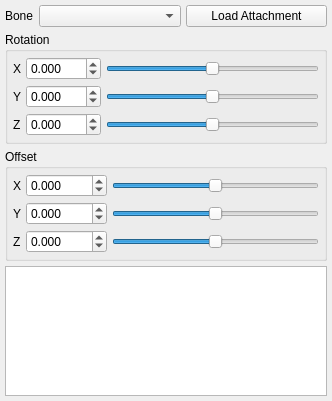
<?xml version="1.0" encoding="UTF-8"?>
<ui version="4.0">
 <class>AttachmentPanel</class>
 <widget class="QWidget" name="AttachmentPanel">
  <property name="geometry">
   <rect>
    <x>0</x>
    <y>0</y>
    <width>332</width>
    <height>401</height>
   </rect>
  </property>
  <property name="windowTitle">
   <string>Form</string>
  </property>
  <layout class="QVBoxLayout" name="verticalLayout_4">
   <property name="spacing">
    <number>5</number>
   </property>
   <property name="margin">
    <number>5</number>
   </property>
   <item>
    <layout class="QHBoxLayout" name="horizontalLayout_7">
     <item>
      <widget class="QLabel" name="label_7">
       <property name="sizePolicy">
        <sizepolicy hsizetype="Maximum" vsizetype="Preferred">
         <horstretch>0</horstretch>
         <verstretch>0</verstretch>
        </sizepolicy>
       </property>
       <property name="text">
        <string>Bone</string>
       </property>
      </widget>
     </item>
     <item>
      <widget class="QComboBox" name="mComboBones"/>
     </item>
     <item>
      <widget class="QPushButton" name="mButtonLoad">
       <property name="text">
        <string>Load Attachment</string>
       </property>
      </widget>
     </item>
    </layout>
   </item>
   <item>
    <widget class="QGroupBox" name="groupBox">
     <property name="title">
      <string>Rotation</string>
     </property>
     <layout class="QVBoxLayout" name="verticalLayout_3">
      <property name="spacing">
       <number>5</number>
      </property>
      <property name="margin">
       <number>5</number>
      </property>
      <item>
       <layout class="QVBoxLayout" name="verticalLayout">
        <item>
         <layout class="QHBoxLayout" name="horizontalLayout">
          <item>
           <widget class="QLabel" name="label">
            <property name="text">
             <string>X</string>
            </property>
           </widget>
          </item>
          <item>
           <widget class="QDoubleSpinBox" name="mSpinRotX">
            <property name="decimals">
             <number>3</number>
            </property>
            <property name="minimum">
             <double>-180.000000000000000</double>
            </property>
            <property name="maximum">
             <double>180.000000000000000</double>
            </property>
           </widget>
          </item>
          <item>
           <widget class="QSlider" name="mSliderRotX">
            <property name="minimum">
             <number>-180</number>
            </property>
            <property name="maximum">
             <number>180</number>
            </property>
            <property name="orientation">
             <enum>Qt::Horizontal</enum>
            </property>
           </widget>
          </item>
         </layout>
        </item>
        <item>
         <layout class="QHBoxLayout" name="horizontalLayout_2">
          <item>
           <widget class="QLabel" name="label_2">
            <property name="text">
             <string>Y</string>
            </property>
           </widget>
          </item>
          <item>
           <widget class="QDoubleSpinBox" name="mSpinRotY">
            <property name="decimals">
             <number>3</number>
            </property>
            <property name="minimum">
             <double>-180.000000000000000</double>
            </property>
            <property name="maximum">
             <double>180.000000000000000</double>
            </property>
           </widget>
          </item>
          <item>
           <widget class="QSlider" name="mSliderRotY">
            <property name="minimum">
             <number>-180</number>
            </property>
            <property name="maximum">
             <number>180</number>
            </property>
            <property name="orientation">
             <enum>Qt::Horizontal</enum>
            </property>
           </widget>
          </item>
         </layout>
        </item>
        <item>
         <layout class="QHBoxLayout" name="horizontalLayout_3">
          <item>
           <widget class="QLabel" name="label_3">
            <property name="text">
             <string>Z</string>
            </property>
           </widget>
          </item>
          <item>
           <widget class="QDoubleSpinBox" name="mSpinRotZ">
            <property name="decimals">
             <number>3</number>
            </property>
            <property name="minimum">
             <double>-180.000000000000000</double>
            </property>
            <property name="maximum">
             <double>180.000000000000000</double>
            </property>
           </widget>
          </item>
          <item>
           <widget class="QSlider" name="mSliderRotZ">
            <property name="minimum">
             <number>-180</number>
            </property>
            <property name="maximum">
             <number>180</number>
            </property>
            <property name="orientation">
             <enum>Qt::Horizontal</enum>
            </property>
           </widget>
          </item>
         </layout>
        </item>
       </layout>
      </item>
     </layout>
    </widget>
   </item>
   <item>
    <widget class="QGroupBox" name="groupBox_2">
     <property name="title">
      <string>Offset</string>
     </property>
     <layout class="QVBoxLayout" name="verticalLayout_5">
      <property name="spacing">
       <number>5</number>
      </property>
      <property name="margin">
       <number>5</number>
      </property>
      <item>
       <layout class="QVBoxLayout" name="verticalLayout_2">
        <item>
         <layout class="QHBoxLayout" name="horizontalLayout_4">
          <item>
           <widget class="QLabel" name="label_4">
            <property name="text">
             <string>X</string>
            </property>
           </widget>
          </item>
          <item>
           <widget class="QDoubleSpinBox" name="mSpinOffsetX">
            <property name="decimals">
             <number>3</number>
            </property>
            <property name="minimum">
             <double>-1000.000000000000000</double>
            </property>
            <property name="maximum">
             <double>1000.000000000000000</double>
            </property>
           </widget>
          </item>
          <item>
           <widget class="QSlider" name="mSliderOffsetX">
            <property name="minimum">
             <number>-1000</number>
            </property>
            <property name="maximum">
             <number>1000</number>
            </property>
            <property name="orientation">
             <enum>Qt::Horizontal</enum>
            </property>
           </widget>
          </item>
         </layout>
        </item>
        <item>
         <layout class="QHBoxLayout" name="horizontalLayout_5">
          <item>
           <widget class="QLabel" name="label_5">
            <property name="text">
             <string>Y</string>
            </property>
           </widget>
          </item>
          <item>
           <widget class="QDoubleSpinBox" name="mSpinOffsetY">
            <property name="decimals">
             <number>3</number>
            </property>
            <property name="minimum">
             <double>-1000.000000000000000</double>
            </property>
            <property name="maximum">
             <double>1000.000000000000000</double>
            </property>
           </widget>
          </item>
          <item>
           <widget class="QSlider" name="mSliderOffsetY">
            <property name="minimum">
             <number>-1000</number>
            </property>
            <property name="maximum">
             <number>1000</number>
            </property>
            <property name="orientation">
             <enum>Qt::Horizontal</enum>
            </property>
           </widget>
          </item>
         </layout>
        </item>
        <item>
         <layout class="QHBoxLayout" name="horizontalLayout_6">
          <item>
           <widget class="QLabel" name="label_6">
            <property name="text">
             <string>Z</string>
            </property>
           </widget>
          </item>
          <item>
           <widget class="QDoubleSpinBox" name="mSpinOffsetZ">
            <property name="decimals">
             <number>3</number>
            </property>
            <property name="minimum">
             <double>-1000.000000000000000</double>
            </property>
            <property name="maximum">
             <double>1000.000000000000000</double>
            </property>
           </widget>
          </item>
          <item>
           <widget class="QSlider" name="mSliderOffsetZ">
            <property name="minimum">
             <number>-1000</number>
            </property>
            <property name="maximum">
             <number>1000</number>
            </property>
            <property name="orientation">
             <enum>Qt::Horizontal</enum>
            </property>
           </widget>
          </item>
         </layout>
        </item>
       </layout>
      </item>
     </layout>
    </widget>
   </item>
   <item>
    <widget class="QListWidget" name="mListAttachments"/>
   </item>
   <item>
    <spacer name="verticalSpacer">
     <property name="orientation">
      <enum>Qt::Vertical</enum>
     </property>
     <property name="sizeHint" stdset="0">
      <size>
       <width>20</width>
       <height>40</height>
      </size>
     </property>
    </spacer>
   </item>
  </layout>
 </widget>
 <resources/>
 <connections/>
</ui>
